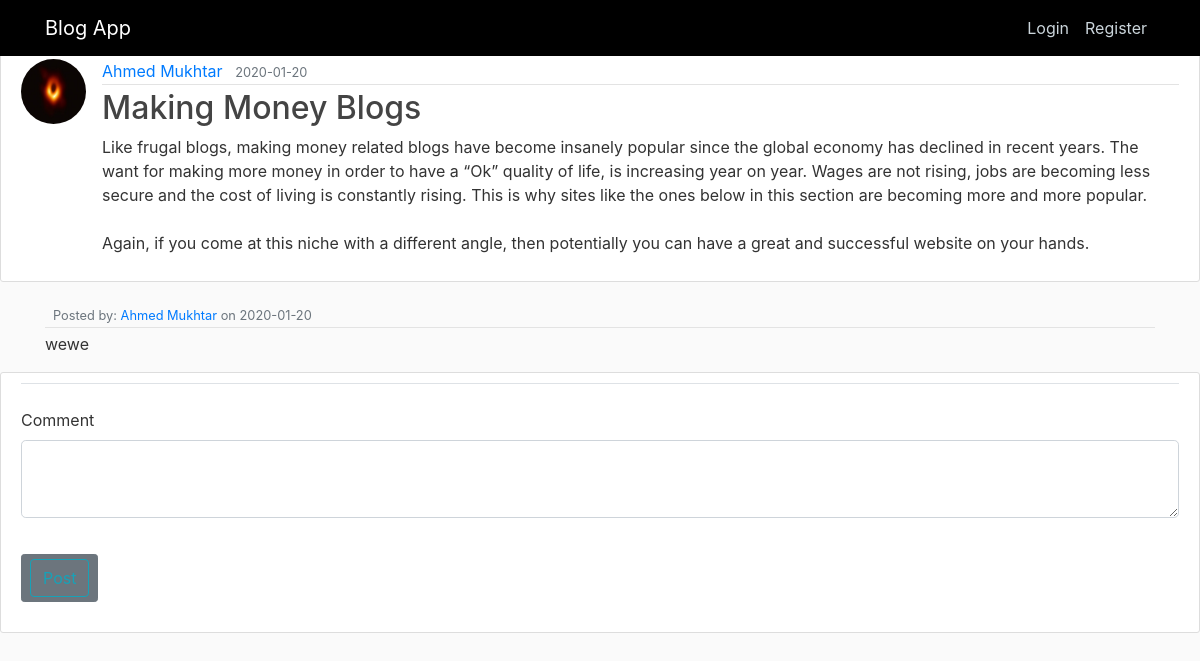
Screenshot of /post/2 with the database file from the repository.
### flaskblog/models.py (models this page shows, shortened)
class User(db.Model, UserMixin):
    id = db.Column(db.Integer, primary_key=True)
    username = db.Column(db.String(20), unique=True, nullable=False)
    email = db.Column(db.String(120), unique=True, nullable=False)
    image_file = db.Column(db.String(20), nullable=False, default='default.jpg')
    password = db.Column(db.String(60), nullable=False)
    posts = db.relationship('Post', backref='author', lazy=True)
    comment = db.relationship('Comment', backref='author', lazy=True)

class Post(db.Model):
    id = db.Column(db.Integer, primary_key=True)
    title = db.Column(db.String(100), nullable=False)
    date_posted = db.Column(db.DateTime, nullable=False, default=datetime.utcnow)
    content = db.Column(db.Text, nullable=False)
    user_id = db.Column(db.Integer, db.ForeignKey('user.id'), nullable=False)

class Comment(db.Model):
    id = db.Column(db.Integer, primary_key=True)
    date_posted = db.Column(db.DateTime, nullable=False, default=datetime.utcnow)
    content = db.Column(db.Text, nullable=False)
    user_id = db.Column(db.Integer, db.ForeignKey('user.id'), nullable=False)

### flaskblog/routes.py (the view)
@app.route("/post/<int:post_id>",  methods=['GET', 'POST'])
def post(post_id):
    post = Post.query.get_or_404(post_id)
    comments = Comment.query.all()
    form = CommentForm()
    if form.validate_on_submit():
        comment = Comment(content=form.content.data, author=current_user)
        db.session.add(comment)
        db.session.commit()
        flash('Your comment has been created!', 'success')
        return redirect(url_for('home'))
    return render_template('post.html', post=post, form=form, comments=comments)

### flaskblog/forms.py
class CommentForm(FlaskForm):
    content = TextAreaField('Comment', validators=[DataRequired()])
    submit = SubmitField('Post')

### flaskblog/templates/post.html (shortened to what this page needs)
{% extends "layout.html" %} {% block content %}
<article class="media content-section mt-5">
  <img
    class="rounded-circle article-img"
    src="{{ url_for('static', filename='dp/' + post.author.image_file) }}"
  />
  <div class="media-body">
    <div class="article-metadata">
      <a
        class="mr-2"
        href="{{ url_for('user_posts', username=post.author.username) }}"
        >{{ post.author.username }}</a
      >
      <small class="text-muted"
        >{{ post.date_posted.strftime('%Y-%m-%d') }}</small
      >
    </div>
    <h2 class="article-title">{{ post.title }}</h2>
    <p class="article-content">{{ post.content }}</p>
  </div>
</article>
<div>
 {% for comment in comments %}
  <div class="container mt-2 mb-3">
    <div class="">
      <div class="media-body">
        <div class="article-metadata">
          <small class="text-muted"
            >Posted by:
            <a href=""
              >{{ comment.author.username }}</a
            >
            on {{ comment.date_posted.strftime('%Y-%m-%d') }}</small
          >
        </div>
        <p class="article-content">{{ comment.content }}</p>
      </div>
    </div>
  </div>
  {% endfor %}
</div>
<div class="content-section">
  <form method="POST" action="">
    <fieldset class="form-group">
      <legend class="border-bottom mb-4">{{ legend }}</legend>
      <div class="form-group">
        {{ form.content.label(class="form-control-label") }} {% if
        form.content.errors %} {{ form.content(class="form-control
        form-control-lg is-invalid") }}
        <div class="invalid-feedback">
          {% for error in form.content.errors %}
          <span>{{ errors }}</span>
          {% endfor %}
        </div>
        {% else %} {{ form.content(class="form-control form-control-lg") }} {%
        endif %}
      </div>
    </fieldset>
    <div class="form-group">
      <a class="btn btn-secondary btn-sm mt-1 mb-1" href="{{ url_for('post', post_id=post.id) }}">{{ form.submit(class="btn btn-outline-info") }}</a
  >
    </div>
  </form>
</div>
{% endblock content %}

### flaskblog/static/main.css (style rules this page uses)
* { margin: 0; padding: 0; }
body { background: #fafafa; color: #333333; }
h1, h2, h3, h4, h5, h6 { color: #444444; }
.content-section { background: #ffffff; padding: 10px 20px; border: 1px solid #dddddd; border-radius: 3px; margin-bottom: 20px; }
.article-title { color: #444444; }
.article-content { white-space: pre-line; }
.article-img { height: 65px; width: 65px; margin-right: 16px; }
.article-metadata { padding-bottom: 1px; margin-bottom: 4px; border-bottom: 1px solid #e3e3e3 }

### rows the page displays
User: image_file (placeholder picture), author.username "Ahmed Mukhtar"
Post: date_posted "2020-01-20", title "Making Money Blogs", content "Like frugal blogs, making money related blogs have become insanely popular since the global economy has declined in recent years. The want for making more money in order to have a “Ok” quality of life, is increasing year on year. Wages are not rising, jobs are becoming less secure and the cost of living is constantly rising. This is why sites like the ones below in this section are becoming more and more popular. Again, if you come at this niche with a different angle, then potentially you can have a great and successful website on your hands."
Comment: author.username "Ahmed Mukhtar", date_posted "2020-01-20", content "wewe"
